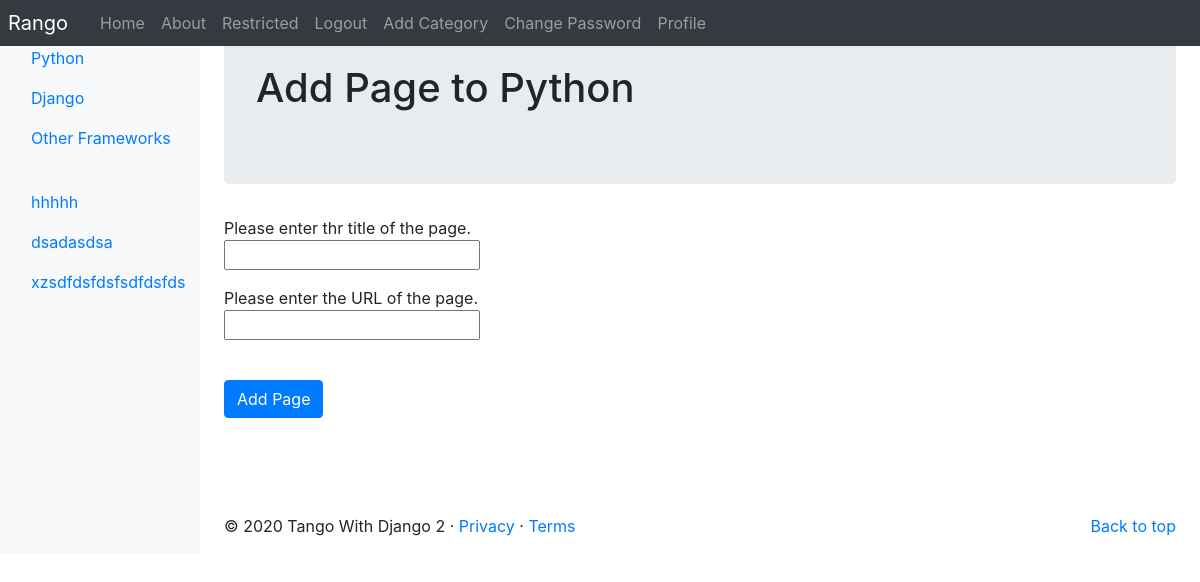
/rango/category/python/add_page/ (signed in), run on the app's committed database.
### rango/models.py (models this page shows, shortened)
class Category(models.Model):
    name = models.CharField(max_length=128, unique=True)
    views = models.IntegerField(default=0)
    likes = models.IntegerField(default=0)
    slug = models.SlugField(blank=True, unique=True)
    class Meta:
        verbose_name_plural = "Categories"

### rango/views.py (the view, shortened to what this page needs)
# urls.py: path('category/<category_name_slug>/add_page/',
@login_required()
def add_page(request, category_name_slug):
    try:
        category = Category.objects.get(slug=category_name_slug)
    except Category.DoesNotExist:
        category = None
    form = PageForm()
    context_dict = {'form': form, 'category': category}
    return render(request, 'rango/add_page.html', context_dict)

### rango/forms.py (shortened to what this page needs)
class PageForm(forms.ModelForm):
    title = forms.CharField(max_length=128,
                            help_text="Please enter thr title of the page.")
    url = forms.URLField(max_length=200,
                         help_text="Please enter the URL of the page.")
    views = forms.IntegerField(widget=forms.HiddenInput(), initial=0)
    class Meta:
        model = Page
        exclude = ('category',)

### rango/templatetags/rango_template_tags.py (called while the page is built)
@register.inclusion_tag('rango/cats.html')
def get_category_list(cat=None):
    return {'cats': Category.objects.all(), 'act_cat': cat}

### templates/rango/add_page.html (shortened to what this page needs)
{% extends '../base.html' %}
{% block body_block %}
    <div class="jumbotron">
        <div class=”container”>
            <h1 class=”jumbotron-heading”>Add Page to {{ category.name }} </h1>
        </div>
    </div>
    <div class="container">
        <div class="row">
            <form role="form" id="page_form" method="post"
                  action="/rango/category/{{ category.slug }}/add_page/">
                {% for field in form.visible_fields %}
                    {{ field.help_text }}<br/>
                    {{ field }}<br/>
                    <div class="p-2"></div>
                {% endfor %}
                <br/>
                <button class="btn btn-primary"
                        type="submit" name="submit">
                    Add Page
                </button>
                <div class="p-5"></div>
            </form>
        </div>
    </div>
{% endblock %}

### templates/rango/cats.html (shortened to what this page needs)
<ul class="nav flex-column">
    {% if cats %}
        {% for c in cats %}
            {% if c == act_cat %}
                <li class="nav-item">
                    <a class="nav-link active" href="{% url 'rango:show_category' c.slug %}">
                        {{ c.name }}</a>
                </li>
            {% else %}
                <li class="nav-item">
                    <a class="nav-link" href="{% url 'rango:show_category' c.slug %}">
                        {{ c.name }}</a>
                </li>
            {% endif %}
        {% endfor %}
    {% else %}
        <li class="nav-item">No Categories Yet!</li>
    {% endif %}
</ul>

### data on the page
Category: name "Python"
Category: name "Django"
Category: name "Other Frameworks"
Category: name "hhhhh"
Category: name "dsadasdsa"
Category: name "xzsdfdsfdsfsdfdsfds"

### other printed values
{{ field.help_text }} "Please enter thr title of the page." "Please enter the URL of the page."
